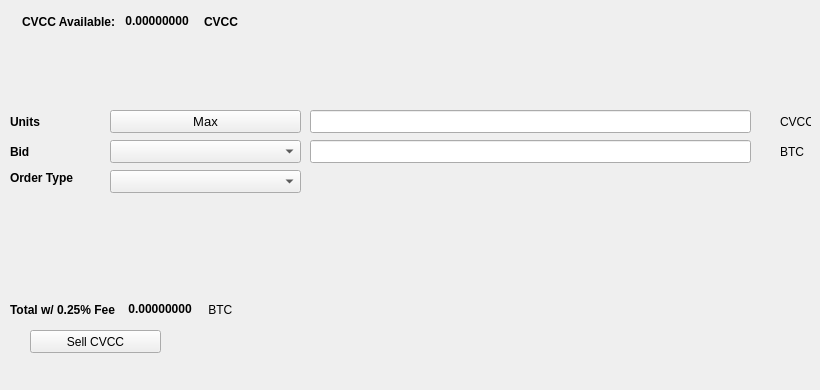
   <widget class="QWidget" name="SellTab">
    <attribute name="title">
     <string>Sell</string>
    </attribute>
    <widget class="QLabel" name="label_16">
     <property name="geometry">
      <rect>
       <x>780</x>
       <y>140</y>
       <width>31</width>
       <height>23</height>
      </rect>
     </property>
     <property name="text">
      <string>BTC</string>
     </property>
    </widget>
    <widget class="QComboBox" name="SellBidcomboBox">
     <property name="geometry">
      <rect>
       <x>110</x>
       <y>140</y>
       <width>191</width>
       <height>23</height>
      </rect>
     </property>
     <property name="font">
      <font>
       <pointsize>10</pointsize>
      </font>
     </property>
    </widget>
    <widget class="QLabel" name="label_18">
     <property name="geometry">
      <rect>
       <x>10</x>
       <y>110</y>
       <width>46</width>
       <height>23</height>
      </rect>
     </property>
     <property name="font">
      <font>
       <weight>75</weight>
       <bold>true</bold>
      </font>
     </property>
     <property name="text">
      <string>Units</string>
     </property>
    </widget>
    <widget class="QPushButton" name="Sell_Max_Amount">
     <property name="geometry">
      <rect>
       <x>110</x>
       <y>110</y>
       <width>191</width>
       <height>23</height>
      </rect>
     </property>
     <property name="font">
      <font>
       <pointsize>10</pointsize>
      </font>
     </property>
     <property name="text">
      <string>Max</string>
     </property>
    </widget>
    <widget class="QLabel" name="label_20">
     <property name="geometry">
      <rect>
       <x>10</x>
       <y>170</y>
       <width>91</width>
       <height>16</height>
      </rect>
     </property>
     <property name="font">
      <font>
       <weight>75</weight>
       <bold>true</bold>
      </font>
     </property>
     <property name="text">
      <string>Order Type</string>
     </property>
    </widget>
    <widget class="QComboBox" name="SellOrdertypeCombo">
     <property name="geometry">
      <rect>
       <x>110</x>
       <y>170</y>
       <width>191</width>
       <height>23</height>
      </rect>
     </property>
     <property name="font">
      <font>
       <pointsize>10</pointsize>
      </font>
     </property>
    </widget>
    <widget class="QLabel" name="label_21">
     <property name="geometry">
      <rect>
       <x>10</x>
       <y>140</y>
       <width>46</width>
       <height>23</height>
      </rect>
     </property>
     <property name="font">
      <font>
       <weight>75</weight>
       <bold>true</bold>
      </font>
     </property>
     <property name="text">
      <string>Bid</string>
     </property>
    </widget>
    <widget class="QLabel" name="label_22">
     <property name="geometry">
      <rect>
       <x>780</x>
       <y>110</y>
       <width>31</width>
       <height>23</height>
      </rect>
     </property>
     <property name="text">
      <string>CVCC</string>
     </property>
    </widget>
    <widget class="QLineEdit" name="UnitsInputCVCC">
     <property name="geometry">
      <rect>
       <x>310</x>
       <y>110</y>
       <width>441</width>
       <height>23</height>
      </rect>
     </property>
     <property name="font">
      <font>
       <pointsize>9</pointsize>
       <weight>75</weight>
       <bold>true</bold>
      </font>
     </property>
    </widget>
    <widget class="QLineEdit" name="SellBidPriceEdit">
     <property name="geometry">
      <rect>
       <x>310</x>
       <y>140</y>
       <width>441</width>
       <height>23</height>
      </rect>
     </property>
     <property name="font">
      <font>
       <pointsize>9</pointsize>
       <weight>75</weight>
       <bold>true</bold>
      </font>
     </property>
    </widget>
    <widget class="QPushButton" name="SellCVCCBTN">
     <property name="geometry">
      <rect>
       <x>30</x>
       <y>330</y>
       <width>131</width>
       <height>23</height>
      </rect>
     </property>
     <property name="text">
      <string>Sell CVCC</string>
     </property>
     <property name="icon">
      <iconset resource="../cryptoverification">
       <normaloff>:/icons/bitcoin</normaloff>:/icons/bitcoin</iconset>
     </property>
    </widget>
    <widget class="QWidget" name="layoutWidget3">
     <property name="geometry">
      <rect>
       <x>22</x>
       <y>12</y>
       <width>258</width>
       <height>19</height>
      </rect>
     </property>
     <layout class="QHBoxLayout" name="horizontalLayout">
      <item>
       <widget class="QLabel" name="label232_2">
        <property name="font">
         <font>
          <weight>75</weight>
          <bold>true</bold>
         </font>
        </property>
        <property name="text">
         <string>CVCC Available:</string>
        </property>
       </widget>
      </item>
      <item>
       <widget class="QLabel" name="CVCCAvailableLabel">
        <property name="palette">
         <palette>
          <active>
           <colorrole role="WindowText">
            <brush brushstyle="SolidPattern">
             <color alpha="255">
              <red>0</red>
              <green>0</green>
              <blue>0</blue>
             </color>
            </brush>
           </colorrole>
           <colorrole role="Button">
            <brush brushstyle="SolidPattern">
             <color alpha="255">
              <red>0</red>
              <green>170</green>
              <blue>0</blue>
             </color>
            </brush>
           </colorrole>
           <colorrole role="Light">
            <brush brushstyle="SolidPattern">
             <color alpha="255">
              <red>0</red>
              <green>255</green>
              <blue>0</blue>
             </color>
            </brush>
           </colorrole>
           <colorrole role="Midlight">
            <brush brushstyle="SolidPattern">
             <color alpha="255">
              <red>0</red>
              <green>212</green>
              <blue>0</blue>
             </color>
            </brush>
           </colorrole>
           <colorrole role="Dark">
            <brush brushstyle="SolidPattern">
             <color alpha="255">
              <red>0</red>
              <green>85</green>
              <blue>0</blue>
             </color>
            </brush>
           </colorrole>
           <colorrole role="Mid">
            <brush brushstyle="SolidPattern">
             <color alpha="255">
              <red>0</red>
              <green>113</green>
              <blue>0</blue>
             </color>
            </brush>
           </colorrole>
           <colorrole role="Text">
            <brush brushstyle="SolidPattern">
             <color alpha="255">
              <red>0</red>
              <green>170</green>
              <blue>0</blue>
             </color>
            </brush>
           </colorrole>
           <colorrole role="BrightText">
            <brush brushstyle="SolidPattern">
             <color alpha="255">
              <red>255</red>
              <green>255</green>
              <blue>255</blue>
             </color>
            </brush>
           </colorrole>
           <colorrole role="ButtonText">
            <brush brushstyle="SolidPattern">
             <color alpha="255">
              <red>0</red>
              <green>0</green>
              <blue>0</blue>
             </color>
            </brush>
           </colorrole>
           <colorrole role="Base">
            <brush brushstyle="SolidPattern">
             <color alpha="255">
              <red>255</red>
              <green>255</green>
              <blue>255</blue>
             </color>
            </brush>
           </colorrole>
           <colorrole role="Window">
            <brush brushstyle="SolidPattern">
             <color alpha="255">
              <red>0</red>
              <green>170</green>
              <blue>0</blue>
             </color>
            </brush>
           </colorrole>
           <colorrole role="Shadow">
            <brush brushstyle="SolidPattern">
             <color alpha="255">
              <red>0</red>
              <green>0</green>
              <blue>0</blue>
             </color>
            </brush>
           </colorrole>
           <colorrole role="AlternateBase">
            <brush brushstyle="SolidPattern">
             <color alpha="255">
              <red>127</red>
              <green>212</green>
              <blue>127</blue>
             </color>
            </brush>
           </colorrole>
           <colorrole role="ToolTipBase">
            <brush brushstyle="SolidPattern">
             <color alpha="255">
              <red>255</red>
              <green>255</green>
              <blue>220</blue>
             </color>
            </brush>
           </colorrole>
           <colorrole role="ToolTipText">
            <brush brushstyle="SolidPattern">
             <color alpha="255">
              <red>0</red>
              <green>0</green>
              <blue>0</blue>
             </color>
            </brush>
           </colorrole>
          </active>
          <inactive>
           <colorrole role="WindowText">
            <brush brushstyle="SolidPattern">
             <color alpha="255">
              <red>0</red>
              <green>0</green>
              <blue>0</blue>
             </color>
            </brush>
           </colorrole>
           <colorrole role="Button">
            <brush brushstyle="SolidPattern">
             <color alpha="255">
              <red>0</red>
              <green>170</green>
              <blue>0</blue>
             </color>
            </brush>
           </colorrole>
           <colorrole role="Light">
            <brush brushstyle="SolidPattern">
             <color alpha="255">
              <red>0</red>
              <green>255</green>
              <blue>0</blue>
             </color>
            </brush>
           </colorrole>
           <colorrole role="Midlight">
            <brush brushstyle="SolidPattern">
             <color alpha="255">
              <red>0</red>
              <green>212</green>
              <blue>0</blue>
             </color>
            </brush>
           </colorrole>
           <colorrole role="Dark">
            <brush brushstyle="SolidPattern">
             <color alpha="255">
              <red>0</red>
              <green>85</green>
              <blue>0</blue>
             </color>
            </brush>
           </colorrole>
           <colorrole role="Mid">
            <brush brushstyle="SolidPattern">
             <color alpha="255">
              <red>0</red>
              <green>113</green>
              <blue>0</blue>
             </color>
            </brush>
           </colorrole>
           <colorrole role="Text">
            <brush brushstyle="SolidPattern">
             <color alpha="255">
              <red>0</red>
              <green>170</green>
              <blue>0</blue>
             </color>
            </brush>
           </colorrole>
           <colorrole role="BrightText">
            <brush brushstyle="SolidPattern">
             <color alpha="255">
              <red>255</red>
              <green>255</green>
              <blue>255</blue>
             </color>
            </brush>
           </colorrole>
           <colorrole role="ButtonText">
            <brush brushstyle="SolidPattern">
             <color alpha="255">
              <red>0</red>
              <green>0</green>
              <blue>0</blue>
             </color>
            </brush>
           </colorrole>
           <colorrole role="Base">
            <brush brushstyle="SolidPattern">
             <color alpha="255">
              <red>255</red>
              <green>255</green>
              <blue>255</blue>
             </color>
            </brush>
           </colorrole>
           <colorrole role="Window">
            <brush brushstyle="SolidPattern">
             <color alpha="255">
              <red>0</red>
              <green>170</green>
              <blue>0</blue>
             </color>
            </brush>
           </colorrole>
           <colorrole role="Shadow">
            <brush brushstyle="SolidPattern">
             <color alpha="255">
              <red>0</red>
              <green>0</green>
              <blue>0</blue>
             </color>
            </brush>
           </colorrole>
           <colorrole role="AlternateBase">
            <brush brushstyle="SolidPattern">
             <color alpha="255">
              <red>127</red>
              <green>212</green>
              <blue>127</blue>
             </color>
            </brush>
           </colorrole>
           <colorrole role="ToolTipBase">
            <brush brushstyle="SolidPattern">
             <color alpha="255">
              <red>255</red>
              <green>255</green>
              <blue>220</blue>
             </color>
            </brush>
           </colorrole>
           <colorrole role="ToolTipText">
            <brush brushstyle="SolidPattern">
             <color alpha="255">
              <red>0</red>
              <green>0</green>
              <blue>0</blue>
             </color>
            </brush>
           </colorrole>
          </inactive>
          <disabled>
           <colorrole role="WindowText">
            <brush brushstyle="SolidPattern">
             <color alpha="255">
              <red>0</red>
              <green>85</green>
              <blue>0</blue>
             </color>
            </brush>
           </colorrole>
           <colorrole role="Button">
            <brush brushstyle="SolidPattern">
             <color alpha="255">
              <red>0</red>
              <green>170</green>
              <blue>0</blue>
             </color>
            </brush>
           </colorrole>
           <colorrole role="Light">
            <brush brushstyle="SolidPattern">
             <color alpha="255">
              <red>0</red>
              <green>255</green>
              <blue>0</blue>
             </color>
            </brush>
           </colorrole>
           <colorrole role="Midlight">
            <brush brushstyle="SolidPattern">
             <color alpha="255">
              <red>0</red>
              <green>212</green>
              <blue>0</blue>
             </color>
            </brush>
           </colorrole>
           <colorrole role="Dark">
            <brush brushstyle="SolidPattern">
             <color alpha="255">
              <red>0</red>
              <green>85</green>
              <blue>0</blue>
             </color>
            </brush>
           </colorrole>
           <colorrole role="Mid">
            <brush brushstyle="SolidPattern">
             <color alpha="255">
              <red>0</red>
              <green>113</green>
              <blue>0</blue>
             </color>
            </brush>
           </colorrole>
           <colorrole role="Text">
            <brush brushstyle="SolidPattern">
             <color alpha="255">
              <red>0</red>
              <green>85</green>
              <blue>0</blue>
             </color>
            </brush>
           </colorrole>
           <colorrole role="BrightText">
            <brush brushstyle="SolidPattern">
             <color alpha="255">
              <red>255</red>
              <green>255</green>
              <blue>255</blue>
             </color>
            </brush>
           </colorrole>
           <colorrole role="ButtonText">
            <brush brushstyle="SolidPattern">
             <color alpha="255">
              <red>0</red>
              <green>85</green>
              <blue>0</blue>
             </color>
            </brush>
           </colorrole>
           <colorrole role="Base">
            <brush brushstyle="SolidPattern">
             <color alpha="255">
              <red>0</red>
              <green>170</green>
              <blue>0</blue>
             </color>
            </brush>
           </colorrole>
           <colorrole role="Window">
            <brush brushstyle="SolidPattern">
             <color alpha="255">
              <red>0</red>
              <green>170</green>
              <blue>0</blue>
             </color>
            </brush>
           </colorrole>
           <colorrole role="Shadow">
            <brush brushstyle="SolidPattern">
             <color alpha="255">
              <red>0</red>
              <green>0</green>
              <blue>0</blue>
             </color>
            </brush>
           </colorrole>
           <colorrole role="AlternateBase">
            <brush brushstyle="SolidPattern">
             <color alpha="255">
              <red>0</red>
              <green>170</green>
              <blue>0</blue>
             </color>
            </brush>
           </colorrole>
           <colorrole role="ToolTipBase">
            <brush brushstyle="SolidPattern">
             <color alpha="255">
              <red>255</red>
              <green>255</green>
              <blue>220</blue>
             </color>
            </brush>
           </colorrole>
           <colorrole role="ToolTipText">
            <brush brushstyle="SolidPattern">
             <color alpha="255">
              <red>0</red>
              <green>0</green>
              <blue>0</blue>
             </color>
            </brush>
           </colorrole>
          </disabled>
         </palette>
        </property>
        <property name="font">
         <font>
          <weight>75</weight>
          <bold>true</bold>
         </font>
        </property>
        <property name="text">
         <string> 0.00000000 </string>
        </property>
        <property name="textInteractionFlags">
         <set>Qt::LinksAccessibleByMouse|Qt::TextSelectableByKeyboard|Qt::TextSelectableByMouse</set>
        </property>
       </widget>
      </item>
      <item>
       <widget class="QLabel" name="labelCVCC">
        <property name="font">
         <font>
          <weight>75</weight>
          <bold>true</bold>
         </font>
        </property>
        <property name="text">
         <string>CVCC</string>
        </property>
       </widget>
      </item>
     </layout>
    </widget>
    <widget class="QWidget" name="layoutWidget">
     <property name="geometry">
      <rect>
       <x>10</x>
       <y>300</y>
       <width>268</width>
       <height>19</height>
      </rect>
     </property>
     <layout class="QHBoxLayout" name="horizontalLayout_2">
      <item>
       <widget class="QLabel" name="label_19">
        <property name="font">
         <font>
          <weight>75</weight>
          <bold>true</bold>
         </font>
        </property>
        <property name="text">
         <string>Total w/ 0.25% Fee </string>
        </property>
       </widget>
      </item>
      <item>
       <widget class="QLabel" name="SellCostLabel">
        <property name="palette">
         <palette>
          <active>
           <colorrole role="WindowText">
            <brush brushstyle="SolidPattern">
             <color alpha="255">
              <red>0</red>
              <green>0</green>
              <blue>0</blue>
             </color>
            </brush>
           </colorrole>
           <colorrole role="Button">
            <brush brushstyle="SolidPattern">
             <color alpha="255">
              <red>0</red>
              <green>170</green>
              <blue>0</blue>
             </color>
            </brush>
           </colorrole>
           <colorrole role="Light">
            <brush brushstyle="SolidPattern">
             <color alpha="255">
              <red>0</red>
              <green>255</green>
              <blue>0</blue>
             </color>
            </brush>
           </colorrole>
           <colorrole role="Midlight">
            <brush brushstyle="SolidPattern">
             <color alpha="255">
              <red>0</red>
              <green>212</green>
              <blue>0</blue>
             </color>
            </brush>
           </colorrole>
           <colorrole role="Dark">
            <brush brushstyle="SolidPattern">
             <color alpha="255">
              <red>0</red>
              <green>85</green>
              <blue>0</blue>
             </color>
            </brush>
           </colorrole>
           <colorrole role="Mid">
            <brush brushstyle="SolidPattern">
             <color alpha="255">
              <red>0</red>
              <green>113</green>
              <blue>0</blue>
             </color>
            </brush>
           </colorrole>
           <colorrole role="Text">
            <brush brushstyle="SolidPattern">
             <color alpha="255">
              <red>0</red>
              <green>170</green>
              <blue>0</blue>
             </color>
            </brush>
           </colorrole>
           <colorrole role="BrightText">
            <brush brushstyle="SolidPattern">
             <color alpha="255">
              <red>255</red>
              <green>255</green>
              <blue>255</blue>
             </color>
            </brush>
           </colorrole>
           <colorrole role="ButtonText">
            <brush brushstyle="SolidPattern">
             <color alpha="255">
              <red>0</red>
              <green>0</green>
              <blue>0</blue>
             </color>
            </brush>
           </colorrole>
           <colorrole role="Base">
            <brush brushstyle="SolidPattern">
             <color alpha="255">
              <red>255</red>
              <green>255</green>
              <blue>255</blue>
             </color>
            </brush>
           </colorrole>
           <colorrole role="Window">
            <brush brushstyle="SolidPattern">
             <color alpha="255">
              <red>0</red>
              <green>170</green>
              <blue>0</blue>
             </color>
            </brush>
           </colorrole>
           <colorrole role="Shadow">
            <brush brushstyle="SolidPattern">
             <color alpha="255">
              <red>0</red>
              <green>0</green>
              <blue>0</blue>
             </color>
            </brush>
           </colorrole>
           <colorrole role="AlternateBase">
            <brush brushstyle="SolidPattern">
             <color alpha="255">
              <red>127</red>
              <green>212</green>
              <blue>127</blue>
             </color>
            </brush>
           </colorrole>
           <colorrole role="ToolTipBase">
            <brush brushstyle="SolidPattern">
             <color alpha="255">
              <red>255</red>
              <green>255</green>
              <blue>220</blue>
             </color>
            </brush>
           </colorrole>
           <colorrole role="ToolTipText">
            <brush brushstyle="SolidPattern">
             <color alpha="255">
              <red>0</red>
              <green>0</green>
              <blue>0</blue>
             </color>
            </brush>
           </colorrole>
          </active>
          <inactive>
           <colorrole role="WindowText">
            <brush brushstyle="SolidPattern">
             <color alpha="255">
              <red>0</red>
              <green>0</green>
              <blue>0</blue>
             </color>
            </brush>
           </colorrole>
           <colorrole role="Button">
            <brush brushstyle="SolidPattern">
             <color alpha="255">
              <red>0</red>
              <green>170</green>
              <blue>0</blue>
             </color>
            </brush>
           </colorrole>
           <colorrole role="Light">
            <brush brushstyle="SolidPattern">
             <color alpha="255">
              <red>0</red>
              <green>255</green>
              <blue>0</blue>
             </color>
            </brush>
           </colorrole>
           <colorrole role="Midlight">
            <brush brushstyle="SolidPattern">
             <color alpha="255">
              <red>0</red>
              <green>212</green>
              <blue>0</blue>
             </color>
            </brush>
           </colorrole>
           <colorrole role="Dark">
            <brush brushstyle="SolidPattern">
             <color alpha="255">
              <red>0</red>
              <green>85</green>
              <blue>0</blue>
             </color>
            </brush>
           </colorrole>
           <colorrole role="Mid">
            <brush brushstyle="SolidPattern">
             <color alpha="255">
              <red>0</red>
              <green>113</green>
              <blue>0</blue>
             </color>
            </brush>
           </colorrole>
           <colorrole role="Text">
            <brush brushstyle="SolidPattern">
             <color alpha="255">
              <red>0</red>
              <green>170</green>
              <blue>0</blue>
             </color>
            </brush>
           </colorrole>
           <colorrole role="BrightText">
            <brush brushstyle="SolidPattern">
             <color alpha="255">
              <red>255</red>
              <green>255</green>
              <blue>255</blue>
             </color>
            </brush>
           </colorrole>
           <colorrole role="ButtonText">
            <brush brushstyle="SolidPattern">
             <color alpha="255">
              <red>0</red>
              <green>0</green>
              <blue>0</blue>
             </color>
            </brush>
           </colorrole>
           <colorrole role="Base">
            <brush brushstyle="SolidPattern">
             <color alpha="255">
              <red>255</red>
              <green>255</green>
              <blue>255</blue>
             </color>
            </brush>
           </colorrole>
           <colorrole role="Window">
            <brush brushstyle="SolidPattern">
             <color alpha="255">
              <red>0</red>
              <green>170</green>
              <blue>0</blue>
             </color>
            </brush>
           </colorrole>
           <colorrole role="Shadow">
            <brush brushstyle="SolidPattern">
             <color alpha="255">
              <red>0</red>
              <green>0</green>
              <blue>0</blue>
             </color>
            </brush>
           </colorrole>
           <colorrole role="AlternateBase">
            <brush brushstyle="SolidPattern">
             <color alpha="255">
              <red>127</red>
              <green>212</green>
              <blue>127</blue>
             </color>
            </brush>
           </colorrole>
           <colorrole role="ToolTipBase">
            <brush brushstyle="SolidPattern">
             <color alpha="255">
              <red>255</red>
              <green>255</green>
              <blue>220</blue>
             </color>
            </brush>
           </colorrole>
           <colorrole role="ToolTipText">
            <brush brushstyle="SolidPattern">
             <color alpha="255">
              <red>0</red>
              <green>0</green>
              <blue>0</blue>
             </color>
            </brush>
           </colorrole>
          </inactive>
          <disabled>
           <colorrole role="WindowText">
            <brush brushstyle="SolidPattern">
             <color alpha="255">
              <red>0</red>
              <green>85</green>
              <blue>0</blue>
             </color>
            </brush>
           </colorrole>
           <colorrole role="Button">
            <brush brushstyle="SolidPattern">
             <color alpha="255">
              <red>0</red>
              <green>170</green>
              <blue>0</blue>
             </color>
            </brush>
           </colorrole>
           <colorrole role="Light">
            <brush brushstyle="SolidPattern">
             <color alpha="255">
              <red>0</red>
              <green>255</green>
              <blue>0</blue>
             </color>
            </brush>
           </colorrole>
           <colorrole role="Midlight">
            <brush brushstyle="SolidPattern">
             <color alpha="255">
              <red>0</red>
              <green>212</green>
              <blue>0</blue>
             </color>
            </brush>
           </colorrole>
           <colorrole role="Dark">
            <brush brushstyle="SolidPattern">
             <color alpha="255">
              <red>0</red>
              <green>85</green>
              <blue>0</blue>
             </color>
            </brush>
           </colorrole>
           <colorrole role="Mid">
            <brush brushstyle="SolidPattern">
             <color alpha="255">
              <red>0</red>
              <green>113</green>
              <blue>0</blue>
             </color>
            </brush>
           </colorrole>
           <colorrole role="Text">
            <brush brushstyle="SolidPattern">
             <color alpha="255">
              <red>0</red>
              <green>85</green>
              <blue>0</blue>
             </color>
            </brush>
           </colorrole>
           <colorrole role="BrightText">
            <brush brushstyle="SolidPattern">
             <color alpha="255">
              <red>255</red>
              <green>255</green>
              <blue>255</blue>
             </color>
            </brush>
           </colorrole>
           <colorrole role="ButtonText">
            <brush brushstyle="SolidPattern">
             <color alpha="255">
              <red>0</red>
              <green>85</green>
              <blue>0</blue>
             </color>
            </brush>
           </colorrole>
           <colorrole role="Base">
            <brush brushstyle="SolidPattern">
             <color alpha="255">
              <red>0</red>
              <green>170</green>
              <blue>0</blue>
             </color>
            </brush>
           </colorrole>
           <colorrole role="Window">
            <brush brushstyle="SolidPattern">
             <color alpha="255">
              <red>0</red>
              <green>170</green>
              <blue>0</blue>
             </color>
            </brush>
           </colorrole>
           <colorrole role="Shadow">
            <brush brushstyle="SolidPattern">
             <color alpha="255">
              <red>0</red>
              <green>0</green>
              <blue>0</blue>
             </color>
            </brush>
           </colorrole>
           <colorrole role="AlternateBase">
            <brush brushstyle="SolidPattern">
             <color alpha="255">
              <red>0</red>
              <green>170</green>
              <blue>0</blue>
             </color>
            </brush>
           </colorrole>
           <colorrole role="ToolTipBase">
            <brush brushstyle="SolidPattern">
             <color alpha="255">
              <red>255</red>
              <green>255</green>
              <blue>220</blue>
             </color>
            </brush>
           </colorrole>
           <colorrole role="ToolTipText">
            <brush brushstyle="SolidPattern">
             <color alpha="255">
              <red>0</red>
              <green>0</green>
              <blue>0</blue>
             </color>
            </brush>
           </colorrole>
          </disabled>
         </palette>
        </property>
        <property name="font">
         <font>
          <weight>75</weight>
          <bold>true</bold>
         </font>
        </property>
        <property name="autoFillBackground">
         <bool>false</bool>
        </property>
        <property name="text">
         <string> 0.00000000</string>
        </property>
        <property name="textInteractionFlags">
         <set>Qt::LinksAccessibleByMouse|Qt::TextSelectableByMouse</set>
        </property>
       </widget>
      </item>
      <item>
       <widget class="QLabel" name="label_17">
        <property name="font">
         <font>
          <weight>50</weight>
          <bold>false</bold>
         </font>
        </property>
        <property name="text">
         <string> BTC</string>
        </property>
       </widget>
      </item>
     </layout>
    </widget>
    <widget class="QLabel" name="label_23">
     <property name="geometry">
      <rect>
       <x>460</x>
       <y>300</y>
       <width>281</width>
       <height>81</height>
      </rect>
     </property>
     <property name="text">
      <string/>
     </property>
     <property name="pixmap">
      <pixmap>:/images/bittrex</pixmap>
     </property>
    </widget>
   </widget>
